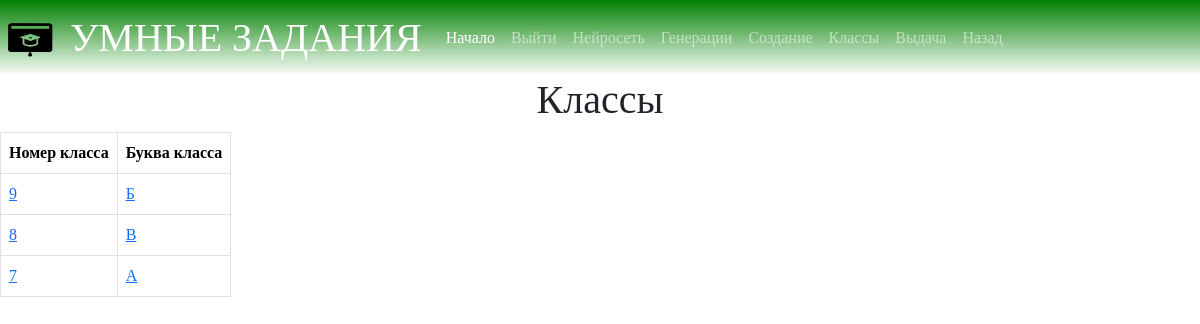
The app's page /lk/teacher_classes (signed in) with its own data.
### main/models.py (models this page shows, shortened)
class Grade(models.Model):
    number = models.IntegerField("Класс")
    letter = models.CharField("Буква класса", max_length=1)
    class Meta:
        verbose_name = 'Класс'
        verbose_name_plural = "Классы"

### main/views.py (the view)
# urls.py: path("lk/teacher_classes", views.teacher_class_list, name="teacher_classes"),
def teacher_class_list(request):
    grades = models.Grade.objects.all()
    return render(request, "teacher_class_list.html", {
        "grades": grades
    })

### main/templates/teacher_class_list.html
{% extends 'base.html' %}
{% block content %}
    <h1>Классы</h1>
    <table class="table table-bordered" id="table" >
        <thead>
        <tr>
            <th scope="col">Номер класса</th>
            <th scope="col">Буква класса</th>
        </tr>
        {% for item in grades %}
            <tbody>
            <tr>
                <td><a href="{% url 'teacher_class' item.id %}">{{ item.number }}</a></td>
                <td><a href="{% url 'teacher_class' item.id %}">{{ item.letter }}</a></td>
            </tr>
            </tbody>
        {% endfor %}
    </table>
{% endblock %}

### static/css/main.css (style rules this page uses)
html, body { height: 100%; }
body { margin: 0; background: whitesmoke; }
h1 { font-family: Didot ; color: Green; text-align: center; }
a { color: darkgrey; }
* { font-family: Verdana; }
#table { width: auto; }

### records on screen
Grade: number "9", letter "Б"
Grade: number "8", letter "В"
Grade: number "7", letter "А"
